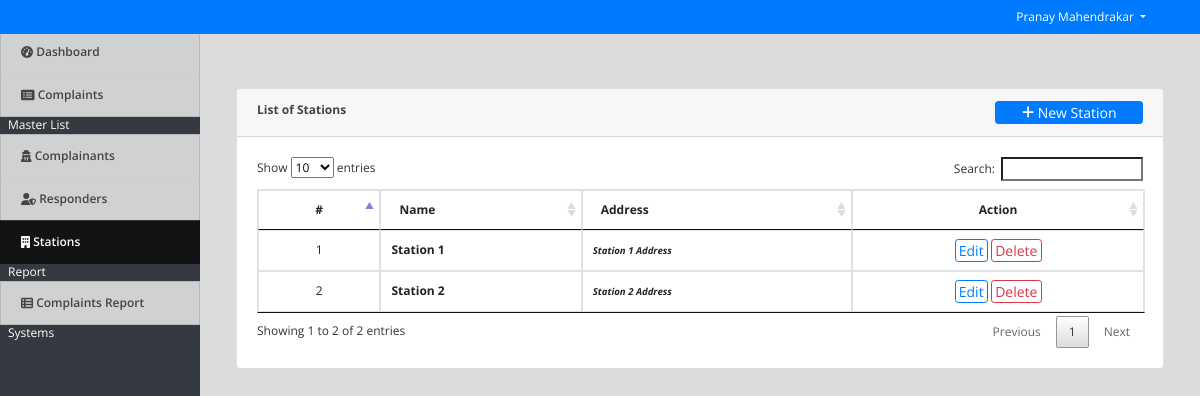
The page /admin/index.php?page=stations (signed in) on the database its author committed.
### tables this page shows
CREATE TABLE `stations` (
  `id` int(30) NOT NULL,
  `name` varchar(200) NOT NULL,
  `address` text NOT NULL,
  `date_created` datetime NOT NULL DEFAULT current_timestamp()
);

### admin/stations.php (the view, shortened to what this page needs)
<?php include('db_connect.php');?>
<div class="container-fluid">
	<div class="col-lg-12">
		<div class="row">
			<div class="col-md-12">
				<div class="card">
					<div class="card-header">
						<b>List of Stations</b>
						<span class="float:right"><a class="btn btn-primary btn-block btn-sm col-sm-2 float-right" href="javascript:void(0)" id="new_station">
					<i class="fa fa-plus"></i> New Station
				</a></span>
					</div>
					<div class="card-body">
						<table class="table table-condensed table-bordered table-hover">
							<thead>
								<tr>
									<th class="text-center">#</th>
									<th class="">Name</th>
									<th class="">Address</th>
									<th class="text-center">Action</th>
								</tr>
							</thead>
							<tbody>
								<?php
								$i = 1;
								$station = $conn->query("SELECT * FROM stations  order by name asc ");
								while($row=$station->fetch_assoc()):
								?>
								<tr>
									<td class="text-center"><?php echo $i++ ?></td>
									<td>
										<p> <b><?php echo ucwords($row['name']) ?></b></p>
									</td>
									<td class="">
										 <p><small><i><b><?php echo $row['address'] ?></i></small></p>
									</td>
									<td class="text-center">
										<button class="btn btn-sm btn-outline-primary edit_station" type="button" data-id="<?php echo $row['id'] ?>" >Edit</button>
										<button class="btn btn-sm btn-outline-danger delete_station" type="button" data-id="<?php echo $row['id'] ?>">Delete</button>
									</td>
								</tr>
								<?php endwhile; ?>
							</tbody>
						</table>
					</div>
				</div>
			</div>
		</div>
	</div>
</div>

### admin/assets/css/style.css (style rules this page uses)
body { font-family: "Open Sans", sans-serif; color: #444444; width: 100%; height: calc(100%); font-size: 12px; }
a { color: #1977cc; }
.btn-sm { padding: .0001rem .2rem; }

### admin/index.php (style rules this page uses)
body { background: #80808045; }

### admin/stations.php (style rules this page uses)
td { vertical-align: middle !important; }
td p { margin: unset }

### rows shown on the page
stations: name "Station 1", address "Station 1 Address"
stations: name "Station 2", address "Station 2 Address"

### other values the page prints
$_SESSION['login_name'] "Pranay Mahendrakar"
